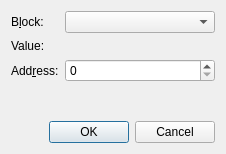
<?xml version="1.0" encoding="UTF-8"?>
<ui version="4.0">
 <class>MifareClassicValueEditor</class>
 <widget class="QDialog" name="MifareClassicValueEditor">
  <property name="geometry">
   <rect>
    <x>0</x>
    <y>0</y>
    <width>226</width>
    <height>154</height>
   </rect>
  </property>
  <property name="windowTitle">
   <string>Classic Value Editor</string>
  </property>
  <layout class="QVBoxLayout" name="verticalLayout_2">
   <item>
    <layout class="QFormLayout" name="formLayout">
     <property name="fieldGrowthPolicy">
      <enum>QFormLayout::AllNonFixedFieldsGrow</enum>
     </property>
     <item row="0" column="0">
      <widget class="QLabel" name="label">
       <property name="text">
        <string>B&amp;lock:</string>
       </property>
       <property name="buddy">
        <cstring>blockNumberCombo</cstring>
       </property>
      </widget>
     </item>
     <item row="0" column="1">
      <widget class="QComboBox" name="blockNumberCombo"/>
     </item>
     <item row="1" column="0">
      <widget class="QLabel" name="label_2">
       <property name="text">
        <string>Value:</string>
       </property>
      </widget>
     </item>
     <item row="1" column="1">
      <widget class="QNumberEdit" name="valueEdit">
       <property name="toolTip">
        <string>&lt;html&gt;&lt;head/&gt;&lt;body&gt;&lt;p&gt;32 bit unsigned integer&lt;/p&gt;&lt;p&gt;prefix with '0x' to input a hexadecimal value&lt;/p&gt;&lt;/body&gt;&lt;/html&gt;</string>
       </property>
      </widget>
     </item>
     <item row="2" column="0">
      <widget class="QLabel" name="label_3">
       <property name="text">
        <string>Add&amp;ress:</string>
       </property>
       <property name="buddy">
        <cstring>addrSpin</cstring>
       </property>
      </widget>
     </item>
     <item row="2" column="1">
      <widget class="QSpinBox" name="addrSpin">
       <property name="maximum">
        <number>255</number>
       </property>
      </widget>
     </item>
    </layout>
   </item>
   <item>
    <widget class="QDialogButtonBox" name="buttonBox">
     <property name="orientation">
      <enum>Qt::Horizontal</enum>
     </property>
     <property name="standardButtons">
      <set>QDialogButtonBox::Cancel|QDialogButtonBox::Ok</set>
     </property>
    </widget>
   </item>
  </layout>
 </widget>
 <customwidgets>
  <customwidget>
   <class>QNumberEdit</class>
   <extends>QFrame</extends>
   <header location="global">qnumberedit.h</header>
  </customwidget>
 </customwidgets>
 <resources/>
 <connections>
  <connection>
   <sender>buttonBox</sender>
   <signal>accepted()</signal>
   <receiver>MifareClassicValueEditor</receiver>
   <slot>accept()</slot>
   <hints>
    <hint type="sourcelabel">
     <x>248</x>
     <y>254</y>
    </hint>
    <hint type="destinationlabel">
     <x>157</x>
     <y>274</y>
    </hint>
   </hints>
  </connection>
  <connection>
   <sender>buttonBox</sender>
   <signal>rejected()</signal>
   <receiver>MifareClassicValueEditor</receiver>
   <slot>reject()</slot>
   <hints>
    <hint type="sourcelabel">
     <x>316</x>
     <y>260</y>
    </hint>
    <hint type="destinationlabel">
     <x>286</x>
     <y>274</y>
    </hint>
   </hints>
  </connection>
 </connections>
</ui>
